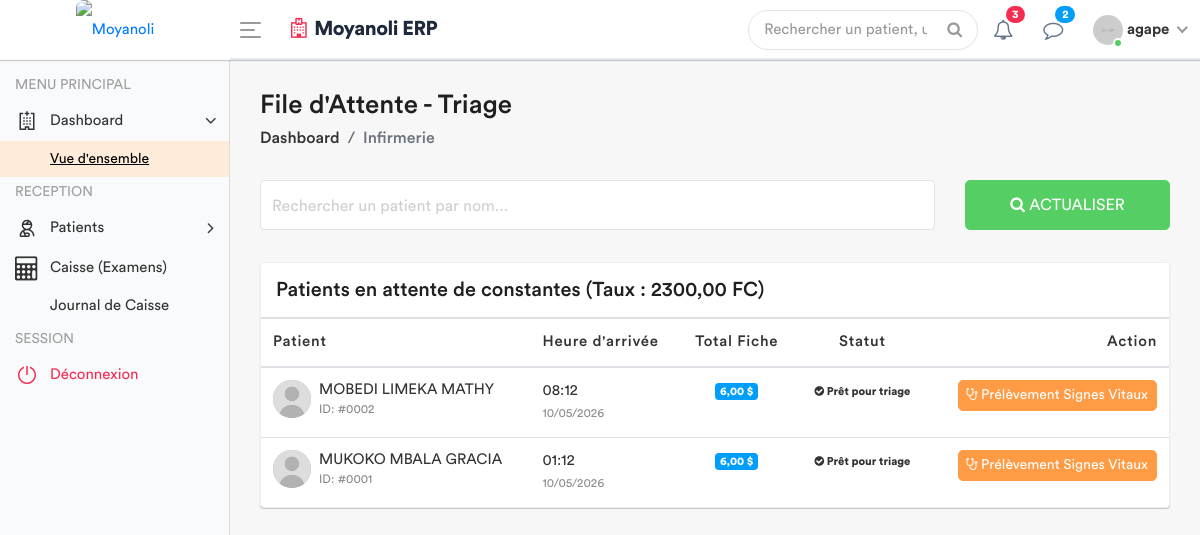
The page /infirmerie/attente/ (signed in) on the database as committed earlier.
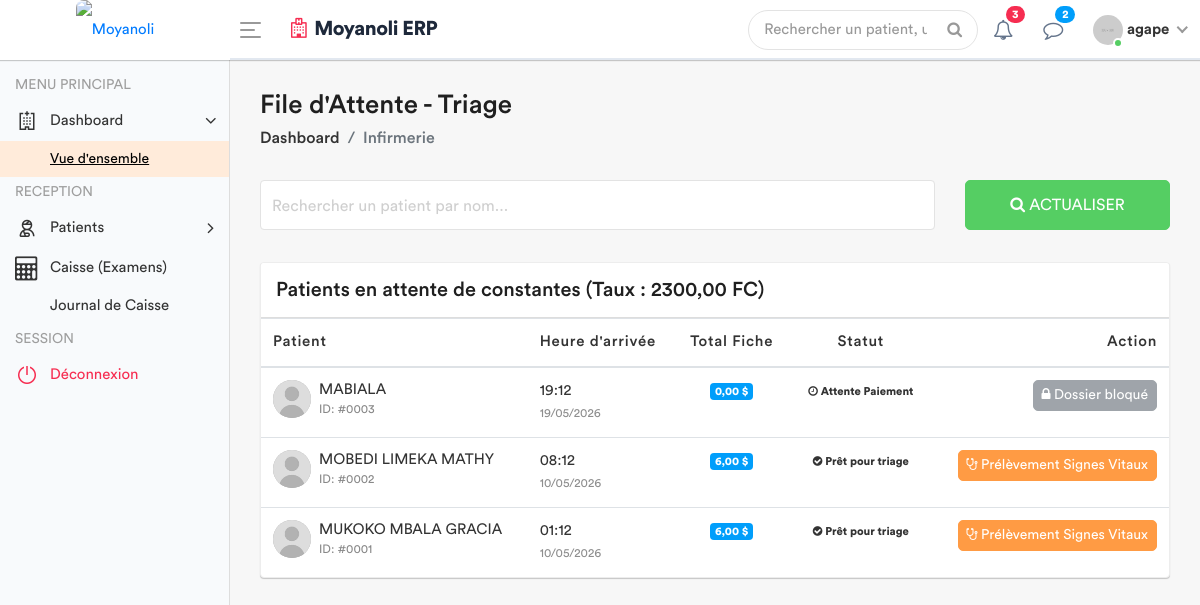
The same page on the database as committed later.
### apps/models.py (models this page shows, shortened)
class Patient(models.Model):
    code_patient = models.CharField(max_length=20, unique=True, editable=False)
    noms = models.CharField(max_length=100)
    service = models.ForeignKey(
        Service,
        on_delete=models.PROTECT, # On empêche de supprimer un service s'il a des patients
        related_name='patients',
        null=True # Utile si tu as déjà des patients en base sans service
    )
    sexe = models.CharField(max_length=1, choices=[('M', 'Masculin'), ('F', 'Féminin')])
    age = models.CharField(max_length=30)
    adresse = models.TextField()
    telephone = models.CharField(max_length=20)
    fiche_payee = models.BooleanField(default=False)
    created_by = models.ForeignKey(User, on_delete=models.SET_NULL, null=True, related_name='patients_crees')
    date_creation = models.DateTimeField(auto_now_add=True)
    date_modification = models.DateTimeField(auto_now=True)

### apps/views.py (the view)
# urls.py: path('infirmerie/attente/', views.liste_attente_triage, name='liste_attente_triage'),
@login_required
def liste_attente_triage(request):
    config = ConfigurationHopital.objects.first()
    taux = config.taux_usd_en_cdf if config else 2300.00
    patients_liste = Patient.objects.all().order_by('-date_creation')
    for patient in patients_liste:
        paiements = Paiement.objects.filter(patient=patient, service='FICHE')
        total_usd = 0
        for p in paiements:
            if p.devise == 'USD':
                total_usd += p.montant_verse
            else:
                total_usd += (p.montant_verse / taux)
        patient.total_fiche_usd = total_usd
        patient.a_solde_fiche = total_usd >= 6.00
    role = Fonction.objects.filter(userKey=request.user).first()
    fonctionKey = role.fonctionKey.roleName if role else None
    return render(request, 'back-end/infirmerie/liste_attente.html', {
        'patients': patients_liste,
        'taux': taux ,
        'fonctionKey' : fonctionKey
    })

### apps/templates/back-end/infirmerie/liste_attente.html (shortened to what the changed rows need)
<!DOCTYPE html>
{% load static %}
<html lang="fr">
    <head>
        {% include 'back-end/includes/css.html' %}
    </head>
    <body>
        <div class="main-wrapper">
            <div class="page-wrapper">
                <div class="content container-fluid">
                    <div class="card card-table mt-3">
                        <div class="card-body">
                            <div class="table-responsive">
                                <table class="table table-hover table-center mb-0" id="patientTable">
                                    <thead>
                                        <tr>
                                            <th>Patient</th>
                                            <th>Heure d'arrivée</th>
                                            <th class="text-center">Total Fiche</th>
                                            <th class="text-center">Statut</th>
                                            <th class="text-right">Action</th>
                                        </tr>
                                    </thead>
                                    <tbody>
                                        {% for patient in patients %}
                                        <tr>
                                            <td>
                                                <h2 class="table-avatar">
                                                    <a href="#" class="avatar avatar-sm mr-2">
                                                        <img class="avatar-img rounded-circle" src="{% static 'back-end/assets/img/user.jpg' %}" alt="User">
                                                    </a>
                                                    <a href="#">{{ patient.noms }} <span>ID: #{{ patient.id|stringformat:"04d" }}</span></a>
                                                </h2>
                                            </td>
                                            <td>{{ patient.date_creation|date:"H:i" }} <br><small class="text-muted">{{ patient.date_creation|date:"d/m/Y" }}</small></td>
                                            <td class="text-center">
                                                <span class="badge badge-info">{{ patient.total_fiche_usd|floatformat:2 }} $</span>
                                            </td>
                                            <td class="text-center">
                                                {% if patient.a_solde_fiche %}
                                                    <span class="badge badge-success-border"><i class="fa fa-check-circle"></i> Prêt pour triage</span>
                                                {% else %}
                                                    <span class="badge badge-danger-border"><i class="fa fa-clock-o"></i> Attente Paiement</span>
                                                {% endif %}
                                            </td>
                                            <td class="text-right">
                                                {% if patient.a_solde_fiche %}
                                                    <a href="{% url 'saisir_signes' patient.id %}" class="btn btn-primary btn-sm">
                                                        <i class="fa fa-stethoscope"></i> Prélèvement Signes Vitaux
                                                    </a>
                                                {% else %}
                                                    <button class="btn btn-secondary btn-sm" disabled title="Le patient doit d'abord solder la fiche (6 USD)">
                                                        <i class="fa fa-lock"></i> Dossier bloqué
                                                    </button>
                                                {% endif %}
                                            </td>
                                        </tr>
                                        {% empty %}
                                        <tr>
                                            <td colspan="5" class="text-center py-4">
                                                <div class="text-muted">Aucun patient dans la file d'attente.</div>
                                            </td>
                                        </tr>
                                        {% endfor %}
                                    </tbody>
                                </table>
                            </div>
                        </div>
                    </div>
                </div>
            </div>
        </div>
    </body>
</html>

Rows that differ between the two databases and show on the page:
added Patient: noms "MABIALA", id "0003", date_creation "19:12", date_creation "19/05/2026", total_fiche_usd "0,00", shows "Attente Paiement", shows "Dossier bloqué"
